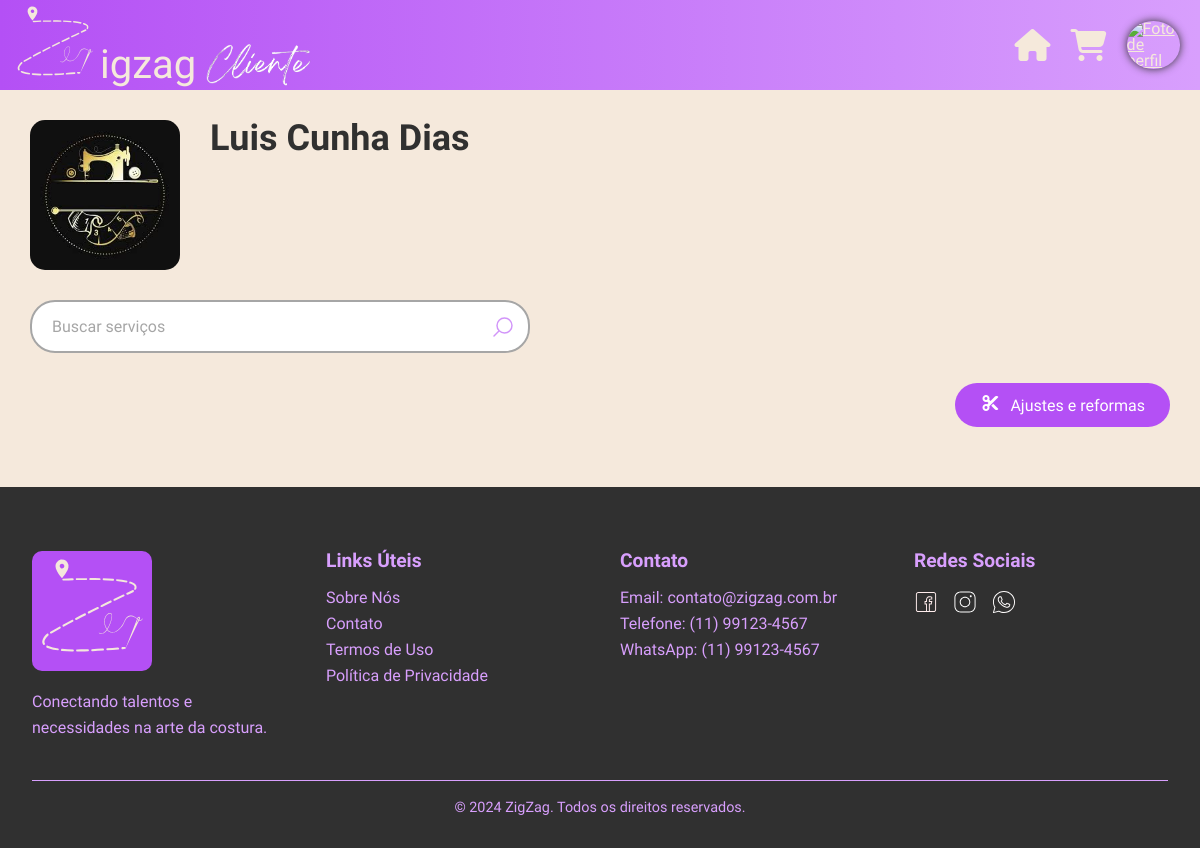
Before: /cliente/loja/index.php?cos=2 with the older database file.
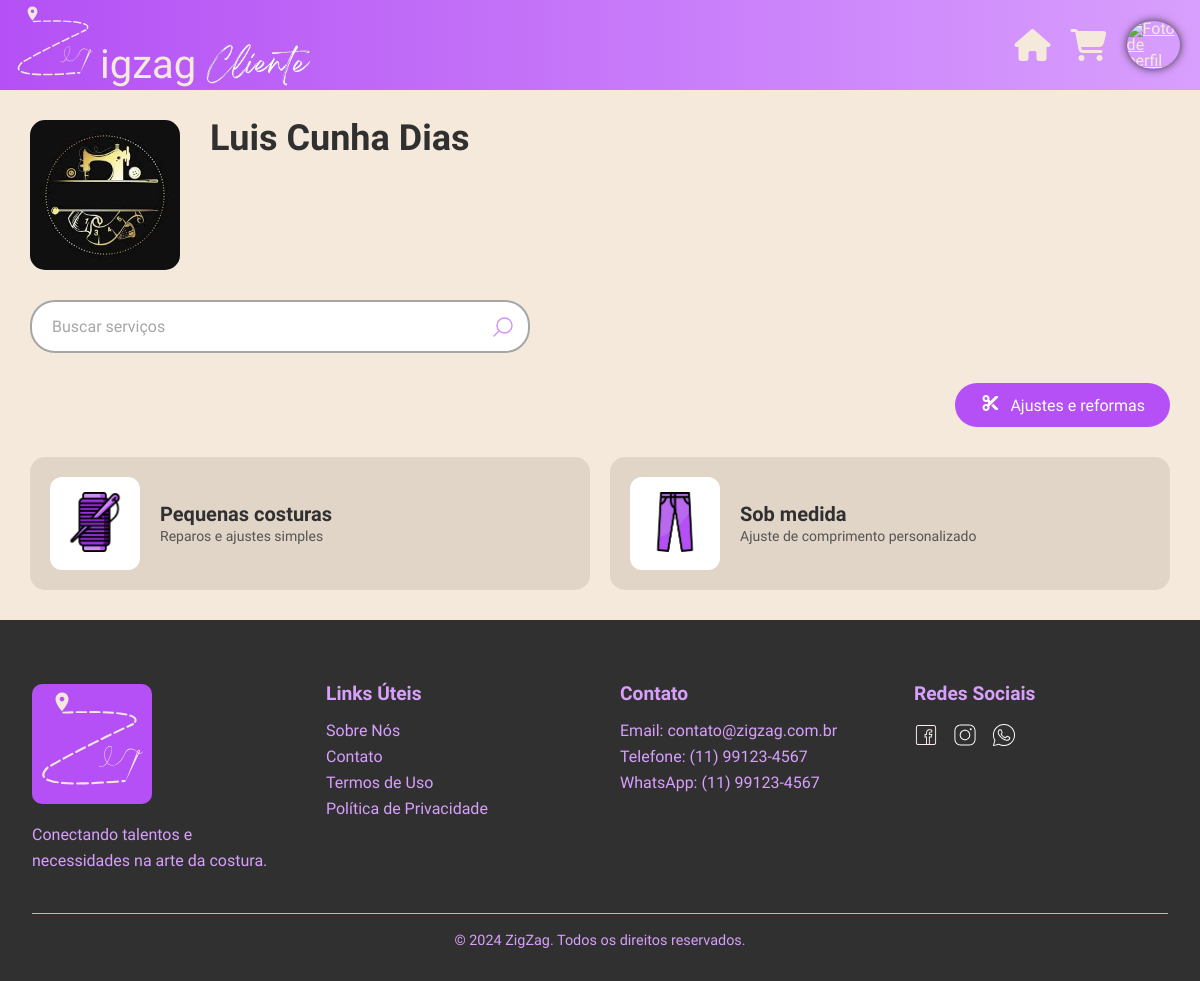
After: the same page with the newer database file.
### tables this page shows
CREATE TABLE IF NOT EXISTS tbl_costureiro
(
    cos_id integer NOT NULL PRIMARY KEY AUTO_INCREMENT,

    cos_email varchar(320) NOT NULL,
    cos_senhaHash varchar(128) NOT NULL,

    cos_nome varchar(64),
    cos_telefone bigint,
    cos_cpf bigint,
    cos_cnpj bigint,

    cos_perfil varchar(255) DEFAULT 'default.png',
    cos_verificado tinyint DEFAULT 0,

     
    cos_rua varchar(64),
    cos_bairro varchar(32),
    cos_numero int,
    cos_complemento tinytext,
    cos_cidade varchar(32),
    cos_estado varchar(2),
    cos_cep int
);

CREATE TABLE IF NOT EXISTS tbl_servico
(
    ser_id integer NOT NULL PRIMARY KEY AUTO_INCREMENT,
    ser_nome varchar(32)
);

### web/cliente/bancoCliente.php (called while the page is built, shortened)
<?php
function buscarCostureira($conexao, $cos_id)
{
    $queryCatalogos =   "SELECT *
                        FROM tbl_costureiro
                        WHERE cos_id = $cos_id;";
    $resultadoCatalogos = mysqli_query($conexao, $queryCatalogos);
    if ($resultadoCatalogos) {
        return mysqli_fetch_assoc($resultadoCatalogos);
    } else {
        return false;
    }
}
function buscarServicosDaCostureira($conexao, $cos_id)
{
    $queryCatalogos = "SELECT *
                        FROM tbl_servico
                        WHERE ser_id = ANY
                        (
                        SELECT ser_id
                        FROM tbl_costureiro AS cos JOIN tbl_catalogo AS cat ON cos.cos_id = cat.cos_id
                        WHERE cos.cos_id = $cos_id
                        AND ser_id != 10
                        );";
    $resultadoCatalogos = mysqli_query($conexao, $queryCatalogos);
    if ($resultadoCatalogos) {
        return mysqli_fetch_all($resultadoCatalogos, MYSQLI_ASSOC);
    } else {
        return false;
    }
}
?>

### web/cliente/loja/index.php (the view, shortened to what this page needs)
<!DOCTYPE html>
<html lang="pt-br">
<head>
    <link rel="stylesheet" href="loja.css">
    <link rel="stylesheet" href="https://unpkg.com/leaflet@1.9.4/dist/leaflet.css" />
    <?php
    require_once "../bancoCliente.php";
    require_once "../../conexao.php";
    $costureiraInfo = buscarCostureira($conexao, $_GET['cos']);
    $listaDeCatalogos = buscarServicosDaCostureira($conexao, $_GET['cos']);
    ?>
</head>
<body>
    <header class="top">
        <div class="header_logo">
            <a href="../../"><img class="logo_header" src="../../assets/svg/logo.svg" width="90" height="90"
                    alt="Logo ZigZag">
                <p class="zigzag_txt">igzag</p>
                <img class="cost_text" src="../../assets\images\usu_img\ZigZag.png" alt="costureiro">
            </a>
        </div>
        <nav class="nav_header">
        </nav>
        <a class="icon" href="../"><i class="fa-solid fa-house fa-2x"></i>
        </a>
        <a class="icon" href="../carrinho/"><i class="fa-solid fa-cart-shopping fa-2x"></i>
        </a>
        <a class="icon" href="index.php"><img class="icon_img_perfil"
                src="../../assets/uploads/profilepictures/<?php echo $_SESSION["cli_perfil"]; ?>"
                alt="Foto de perfil" />
        </a>
    </header>
    <div class="info-loja">
        <div class="loja-header">
            <img src="../../assets/uploads/profilepictures/<?php echo $costureiraInfo['cos_perfil']; ?>"
                alt="Foto da loja" class="loja-imagem">
            <div class="loja-info">
                <div class="loja-nome">
                    <?php echo $costureiraInfo['cos_nome']; ?>
                </div>
            </div>
        </div>
        <div class="busca-servicos">
            <div class="busca-container">
                <input type="text" placeholder="Buscar serviços" class="busca-input">
                <img src="../../assets/svg/search.svg" alt="Buscar" class="busca-icon">
            </div>
        </div>
        <div class="categorias-servicos">
            <div class="categoria-buttons">
                <button id="botao1" onclick="mostrarConteudoUm()" class="categoria-btn active">
                    <i class="fa-solid fa-scissors categoria-icon"></i>
                    Ajustes e reformas
                </button>
            </div>
        </div>
        <div id="conteudo1" class="servicos_grid active">
            <?php
            foreach ($listaDeCatalogos as $catalogo) {
                $imagem = ["agulha.png", "ziper.png", "ziper.png",
                    "calca.png", "calça.png", "vestido.png",
                    "tecido.png", "bordar.png", "patchwork.png"];
                $descricao = ["Reparos e ajustes simples", "Substituição de zíperes fáceis", "Substituição de zíperes complicados", "Ajustes de comprimento",
                    "Ajuste de comprimento personalizado", "Peças complicadas de costura", "Reparos em tecidos danificados",
                    "Decoração de peças", "Cria padrões atravéz de tecidos variados"];
                ?>
                <a class="servico-card" href="peca/<?php echo "?ser=" . $catalogo['ser_id'] . "&cos=" . $_GET['cos']; ?>">
                    <div class="servico-icon-container">
                        <img class="servico-icon" src="../../assets/images/usu_img/servicos/<?php echo $imagem[$catalogo['ser_id'] - 1]; ?>"
                            alt="<?php echo $catalogo['ser_nome']; ?>" />
                    </div>
                    <div class="servico-info">
                        <div class="servico-nome"><?php echo $catalogo['ser_nome']; ?></div>
                        <div class="servico-descricao">
                            <?php echo $descricao[$catalogo['ser_id'] - 1]; ?>
                        </div>
                    </div>
                </a>
            <?php } ?>
        </div>
    </div>
    <footer class="footer">
        <div class="container">
            <div class="footer-content">
                <div class="footer-section">
                    <img src="../../assets/svg/logo.svg" alt="ZigZag Logo" class="footer-logo" />
                    <p>Conectando talentos e necessidades na arte da costura.</p>
                </div>
                <div class="footer-section">
                    <h3>Links Úteis</h3>
                    <ul>
                        <li><a href="../../#sobre">Sobre Nós</a></li>
                        <li><a href="../../#contato">Contato</a></li>
                        <li><a href="../../">Termos de Uso</a></li>
                        <li><a href="../../">Política de Privacidade</a></li>
                    </ul>
                </div>
                <div class="footer-section">
                    <h3>Contato</h3>
                    <ul>
                        <li>Email: contato@zigzag.com.br</li>
                        <li>Telefone: (11) 99123-4567</li>
                        <li>WhatsApp: (11) 99123-4567</li>
                    </ul>
                </div>
                <div class="footer-section">
                    <h3>Redes Sociais</h3>
                    <div class="social-links">
                        <a href="#"><img src="../../assets/svg/facebook.svg" alt="Facebook" /></a>
                        <a href="https://www.instagram.com/zigzag_ltda"><img src="../../assets/svg/instagram.svg"
                                alt="Instagram" /></a>
                        <a href="#"><img src="../../assets/svg/whatsapp.svg" alt="WhatsApp" /></a>
                    </div>
                </div>
            </div>
            <div class="footer-bottom">
                <p>&copy; 2024 ZigZag. Todos os direitos reservados.</p>
            </div>
        </div>
    </footer>
</body>
</html>

Changed rows visible on the page:
added tbl_servico: shows a picture, ser_nome "Pequenas costuras", ser_id "Reparos e ajustes simples"
added tbl_servico: shows a picture, ser_nome "Sob medida", ser_id "Ajuste de comprimento personalizado"
